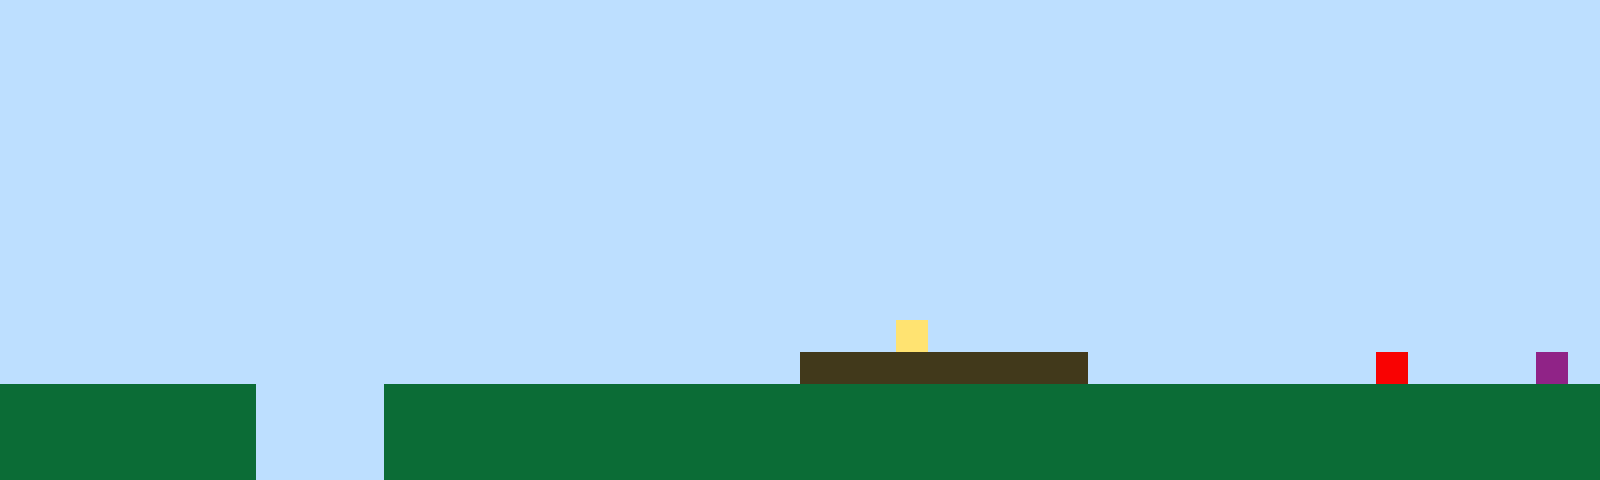

Below is a game level as drawn by its tile map, then a one-line description and the .tmx file that defines it, in full:
An orthogonal 50x15 tile map with 32x32 px tiles, 1 tile layer (Tile Layer 1).

<map version="1.10" tiledversion="1.11.2" orientation="orthogonal" renderorder="right-up" width="50" height="15" tilewidth="32" tileheight="32" infinite="0" nextlayerid="2" nextobjectid="1"><editorsettings><export target="map1.csv" format="csv" /></editorsettings><tileset firstgid="1" name="sprites" tilewidth="32" tileheight="32" tilecount="6" columns="3"><image source="sprites.png" width="96" height="64" /></tileset><layer id="1" name="Tile Layer 1" width="50" height="15"><data encoding="csv">1,1,1,1,1,1,1,1,1,1,1,1,1,1,1,1,1,1,1,1,1,1,1,1,1,1,1,1,1,1,1,1,1,1,1,1,1,1,1,1,1,1,1,1,1,1,1,1,1,1,1,1,1,1,1,1,1,1,1,1,1,1,1,1,1,1,1,1,1,1,1,1,1,1,1,1,1,1,1,1,1,1,1,1,1,1,1,1,1,1,1,1,1,1,1,1,1,1,1,1,1,1,1,1,1,1,1,1,1,1,1,1,1,1,1,1,1,1,1,1,1,1,1,1,1,1,1,1,1,1,1,1,1,1,1,1,1,1,1,1,1,1,1,1,1,1,1,1,1,1,1,1,1,1,1,1,1,1,1,1,1,1,1,1,1,1,1,1,1,1,1,1,1,1,1,1,1,1,1,1,1,1,1,1,1,1,1,1,1,1,1,1,1,1,1,1,1,1,1,1,1,1,1,1,1,1,1,1,1,1,1,1,1,1,1,1,1,1,1,1,1,1,1,1,1,1,1,1,1,1,1,1,1,1,1,1,1,1,1,1,1,1,1,1,1,1,1,1,1,1,1,1,1,1,1,1,1,1,1,1,1,1,1,1,1,1,1,1,1,1,1,1,1,1,1,1,1,1,1,1,1,1,1,1,1,1,1,1,1,1,1,1,1,1,1,1,1,1,1,1,1,1,1,1,1,1,1,1,1,1,1,1,1,1,1,1,1,1,1,1,1,1,1,1,1,1,1,1,1,1,1,1,1,1,1,1,1,1,1,1,1,1,1,1,1,1,1,1,1,1,1,1,1,1,1,1,1,1,1,1,1,1,1,1,1,1,1,1,1,1,1,1,1,1,1,1,1,1,1,1,1,1,1,1,1,1,1,1,1,1,1,1,1,1,1,1,1,1,1,1,1,1,1,1,1,1,1,1,1,1,1,1,1,1,1,1,1,1,1,1,1,1,1,1,1,1,1,1,1,1,1,1,1,1,1,1,1,1,1,1,1,1,1,1,1,1,1,1,1,1,1,1,1,1,1,1,1,1,1,1,1,1,1,1,1,1,1,1,1,1,1,1,1,1,1,1,1,1,1,1,1,1,1,1,1,1,1,1,1,1,1,1,1,1,1,1,1,1,1,1,1,1,1,1,1,1,1,1,1,1,1,1,1,1,1,1,1,1,1,1,1,1,1,1,1,1,1,1,4,1,1,1,1,1,1,1,1,1,1,1,1,1,1,1,1,1,1,1,1,1,1,1,1,1,1,1,1,1,1,1,1,1,1,1,1,1,1,1,1,1,1,1,1,1,1,3,3,3,3,3,3,3,3,3,1,1,1,1,1,1,1,1,1,5,1,1,1,1,6,1,2,2,2,2,2,2,2,2,1,1,1,1,2,2,2,2,2,2,2,2,2,2,2,2,2,2,2,2,2,2,2,2,2,2,2,2,2,2,2,2,2,2,2,2,2,2,2,2,2,2,2,2,2,2,2,2,2,2,1,1,1,1,2,2,2,2,2,2,2,2,2,2,2,2,2,2,2,2,2,2,2,2,2,2,2,2,2,2,2,2,2,2,2,2,2,2,2,2,2,2,2,2,2,2,2,2,2,2,1,1,1,1,2,2,2,2,2,2,2,2,2,2,2,2,2,2,2,2,2,2,2,2,2,2,2,2,2,2,2,2,2,2,2,2,2,2,2,2,2,2</data></layer></map>
